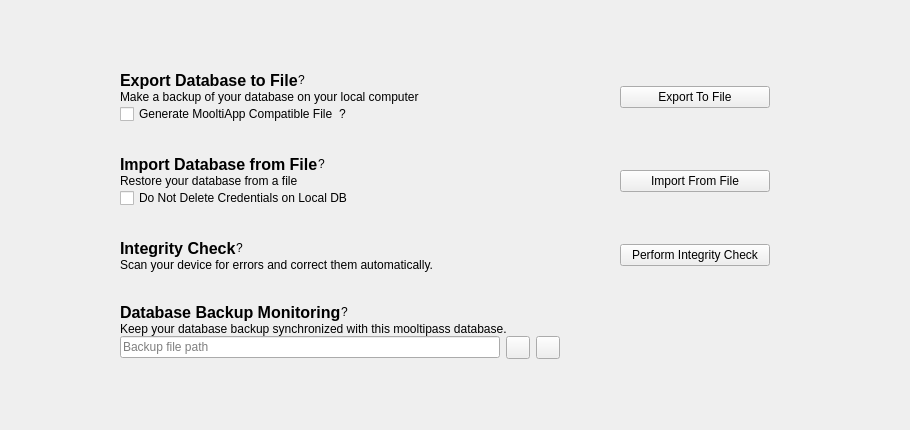
      <widget class="QWidget" name="pageSync">
       <layout class="QVBoxLayout" name="verticalLayout_5">
        <property name="spacing">
         <number>20</number>
        </property>
        <property name="leftMargin">
         <number>30</number>
        </property>
        <property name="topMargin">
         <number>30</number>
        </property>
        <property name="rightMargin">
         <number>50</number>
        </property>
        <item>
         <layout class="QHBoxLayout" name="horizontalLayout_40">
          <item>
           <spacer name="horizontalSpacer_39">
            <property name="orientation">
             <enum>Qt::Horizontal</enum>
            </property>
            <property name="sizeHint" stdset="0">
             <size>
              <width>40</width>
              <height>20</height>
             </size>
            </property>
           </spacer>
          </item>
          <item>
           <layout class="QVBoxLayout" name="verticalLayout_27">
            <item>
             <layout class="QGridLayout" name="gridLayout_2">
              <property name="sizeConstraint">
               <enum>QLayout::SetNoConstraint</enum>
              </property>
              <property name="leftMargin">
               <number>50</number>
              </property>
              <property name="topMargin">
               <number>40</number>
              </property>
              <property name="rightMargin">
               <number>50</number>
              </property>
              <property name="horizontalSpacing">
               <number>60</number>
              </property>
              <property name="verticalSpacing">
               <number>30</number>
              </property>
              <item row="3" column="0">
               <layout class="QVBoxLayout" name="verticalLayout_backupControls" stretch="0,0,0">
                <property name="sizeConstraint">
                 <enum>QLayout::SetDefaultConstraint</enum>
                </property>
                <item>
                 <layout class="QHBoxLayout" name="horizontalLayout_36">
                  <item>
                   <widget class="QLabel" name="label_backupControlsTitle">
                    <property name="sizePolicy">
                     <sizepolicy hsizetype="Preferred" vsizetype="Preferred">
                      <horstretch>0</horstretch>
                      <verstretch>0</verstretch>
                     </sizepolicy>
                    </property>
                    <property name="font">
                     <font>
                      <pointsize>12</pointsize>
                      <weight>75</weight>
                      <bold>true</bold>
                     </font>
                    </property>
                    <property name="text">
                     <string>Database Backup Monitoring</string>
                    </property>
                   </widget>
                  </item>
                  <item>
                   <widget class="QLabel" name="label_dbBackupMonitoringHelp">
                    <property name="sizePolicy">
                     <sizepolicy hsizetype="Maximum" vsizetype="Preferred">
                      <horstretch>0</horstretch>
                      <verstretch>0</verstretch>
                     </sizepolicy>
                    </property>
                    <property name="toolTip">
                     <string notr="true"/>
                    </property>
                    <property name="text">
                     <string notr="true">?</string>
                    </property>
                   </widget>
                  </item>
                  <item>
                   <spacer name="horizontalSpacer_35">
                    <property name="orientation">
                     <enum>Qt::Horizontal</enum>
                    </property>
                    <property name="sizeHint" stdset="0">
                     <size>
                      <width>40</width>
                      <height>20</height>
                     </size>
                    </property>
                   </spacer>
                  </item>
                 </layout>
                </item>
                <item>
                 <widget class="QLabel" name="label_backupControlsDescription">
                  <property name="sizePolicy">
                   <sizepolicy hsizetype="Expanding" vsizetype="Preferred">
                    <horstretch>0</horstretch>
                    <verstretch>0</verstretch>
                   </sizepolicy>
                  </property>
                  <property name="text">
                   <string>Keep your database backup synchronized with this mooltipass database.</string>
                  </property>
                  <property name="wordWrap">
                   <bool>true</bool>
                  </property>
                 </widget>
                </item>
                <item>
                 <layout class="QHBoxLayout" name="horizontalLayout_32">
                  <property name="spacing">
                   <number>6</number>
                  </property>
                  <item>
                   <widget class="QLineEdit" name="lineEdit_dbBackupFilePath">
                    <property name="sizePolicy">
                     <sizepolicy hsizetype="Expanding" vsizetype="Fixed">
                      <horstretch>0</horstretch>
                      <verstretch>0</verstretch>
                     </sizepolicy>
                    </property>
                    <property name="minimumSize">
                     <size>
                      <width>300</width>
                      <height>0</height>
                     </size>
                    </property>
                    <property name="readOnly">
                     <bool>true</bool>
                    </property>
                    <property name="placeholderText">
                     <string>Backup file path</string>
                    </property>
                   </widget>
                  </item>
                  <item>
                   <widget class="QToolButton" name="toolButton_clearBackupFilePath">
                    <property name="text">
                     <string/>
                    </property>
                   </widget>
                  </item>
                  <item>
                   <widget class="QToolButton" name="toolButton_setBackupFilePath">
                    <property name="text">
                     <string/>
                    </property>
                   </widget>
                  </item>
                 </layout>
                </item>
               </layout>
              </item>
              <item row="2" column="0">
               <layout class="QVBoxLayout" name="verticalLayout_18">
                <property name="sizeConstraint">
                 <enum>QLayout::SetNoConstraint</enum>
                </property>
                <item>
                 <layout class="QHBoxLayout" name="horizontalLayout_35">
                  <item>
                   <widget class="QLabel" name="label_27">
                    <property name="sizePolicy">
                     <sizepolicy hsizetype="Preferred" vsizetype="Preferred">
                      <horstretch>0</horstretch>
                      <verstretch>0</verstretch>
                     </sizepolicy>
                    </property>
                    <property name="minimumSize">
                     <size>
                      <width>0</width>
                      <height>0</height>
                     </size>
                    </property>
                    <property name="font">
                     <font>
                      <pointsize>12</pointsize>
                      <weight>75</weight>
                      <bold>true</bold>
                     </font>
                    </property>
                    <property name="text">
                     <string>Integrity Check</string>
                    </property>
                   </widget>
                  </item>
                  <item>
                   <widget class="QLabel" name="label_integrityCheckHelp">
                    <property name="sizePolicy">
                     <sizepolicy hsizetype="Maximum" vsizetype="Preferred">
                      <horstretch>0</horstretch>
                      <verstretch>0</verstretch>
                     </sizepolicy>
                    </property>
                    <property name="toolTip">
                     <string notr="true"/>
                    </property>
                    <property name="text">
                     <string notr="true">?</string>
                    </property>
                   </widget>
                  </item>
                  <item>
                   <spacer name="horizontalSpacer_19">
                    <property name="orientation">
                     <enum>Qt::Horizontal</enum>
                    </property>
                    <property name="sizeHint" stdset="0">
                     <size>
                      <width>40</width>
                      <height>20</height>
                     </size>
                    </property>
                   </spacer>
                  </item>
                 </layout>
                </item>
                <item>
                 <widget class="QLabel" name="label_29">
                  <property name="sizePolicy">
                   <sizepolicy hsizetype="Expanding" vsizetype="Preferred">
                    <horstretch>0</horstretch>
                    <verstretch>0</verstretch>
                   </sizepolicy>
                  </property>
                  <property name="minimumSize">
                   <size>
                    <width>300</width>
                    <height>0</height>
                   </size>
                  </property>
                  <property name="text">
                   <string>Scan your device for errors and correct them automatically.</string>
                  </property>
                  <property name="wordWrap">
                   <bool>true</bool>
                  </property>
                 </widget>
                </item>
               </layout>
              </item>
              <item row="2" column="1">
               <widget class="QPushButton" name="pushButtonIntegrity">
                <property name="sizePolicy">
                 <sizepolicy hsizetype="Preferred" vsizetype="Fixed">
                  <horstretch>0</horstretch>
                  <verstretch>0</verstretch>
                 </sizepolicy>
                </property>
                <property name="minimumSize">
                 <size>
                  <width>150</width>
                  <height>0</height>
                 </size>
                </property>
                <property name="maximumSize">
                 <size>
                  <width>200</width>
                  <height>16777215</height>
                 </size>
                </property>
                <property name="text">
                 <string>Perform Integrity Check</string>
                </property>
               </widget>
              </item>
              <item row="0" column="0">
               <layout class="QVBoxLayout" name="verticalLayout_4">
                <property name="sizeConstraint">
                 <enum>QLayout::SetNoConstraint</enum>
                </property>
                <item>
                 <layout class="QHBoxLayout" name="horizontalLayout_12">
                  <item>
                   <widget class="QLabel" name="label_13">
                    <property name="sizePolicy">
                     <sizepolicy hsizetype="Preferred" vsizetype="Preferred">
                      <horstretch>0</horstretch>
                      <verstretch>0</verstretch>
                     </sizepolicy>
                    </property>
                    <property name="minimumSize">
                     <size>
                      <width>0</width>
                      <height>0</height>
                     </size>
                    </property>
                    <property name="font">
                     <font>
                      <pointsize>12</pointsize>
                      <weight>75</weight>
                      <bold>true</bold>
                     </font>
                    </property>
                    <property name="text">
                     <string>Export Database to File</string>
                    </property>
                   </widget>
                  </item>
                  <item>
                   <widget class="QLabel" name="label_exportDBHelp">
                    <property name="sizePolicy">
                     <sizepolicy hsizetype="Maximum" vsizetype="Preferred">
                      <horstretch>0</horstretch>
                      <verstretch>0</verstretch>
                     </sizepolicy>
                    </property>
                    <property name="text">
                     <string notr="true">?</string>
                    </property>
                   </widget>
                  </item>
                  <item>
                   <spacer name="horizontalSpacer_3">
                    <property name="orientation">
                     <enum>Qt::Horizontal</enum>
                    </property>
                    <property name="sizeHint" stdset="0">
                     <size>
                      <width>40</width>
                      <height>20</height>
                     </size>
                    </property>
                   </spacer>
                  </item>
                 </layout>
                </item>
                <item>
                 <widget class="QLabel" name="label_14">
                  <property name="sizePolicy">
                   <sizepolicy hsizetype="Expanding" vsizetype="Preferred">
                    <horstretch>0</horstretch>
                    <verstretch>0</verstretch>
                   </sizepolicy>
                  </property>
                  <property name="minimumSize">
                   <size>
                    <width>300</width>
                    <height>0</height>
                   </size>
                  </property>
                  <property name="text">
                   <string>Make a backup of your database on your local computer</string>
                  </property>
                  <property name="wordWrap">
                   <bool>true</bool>
                  </property>
                 </widget>
                </item>
                <item>
                 <layout class="QHBoxLayout" name="horizontalLayout_37">
                  <item>
                   <widget class="QCheckBox" name="checkBoxExport">
                    <property name="text">
                     <string>Generate MooltiApp Compatible File</string>
                    </property>
                   </widget>
                  </item>
                  <item>
                   <widget class="QLabel" name="label_MooltiAppHelp">
                    <property name="toolTip">
                     <string notr="true"/>
                    </property>
                    <property name="text">
                     <string notr="true">?</string>
                    </property>
                   </widget>
                  </item>
                  <item>
                   <spacer name="horizontalSpacer_36">
                    <property name="orientation">
                     <enum>Qt::Horizontal</enum>
                    </property>
                    <property name="sizeHint" stdset="0">
                     <size>
                      <width>40</width>
                      <height>20</height>
                     </size>
                    </property>
                   </spacer>
                  </item>
                 </layout>
                </item>
               </layout>
              </item>
              <item row="0" column="1">
               <widget class="QPushButton" name="pushButtonExportFile">
                <property name="sizePolicy">
                 <sizepolicy hsizetype="Preferred" vsizetype="Fixed">
                  <horstretch>0</horstretch>
                  <verstretch>0</verstretch>
                 </sizepolicy>
                </property>
                <property name="minimumSize">
                 <size>
                  <width>150</width>
                  <height>0</height>
                 </size>
                </property>
                <property name="maximumSize">
                 <size>
                  <width>200</width>
                  <height>16777215</height>
                 </size>
                </property>
                <property name="text">
                 <string>Export To File</string>
                </property>
               </widget>
              </item>
              <item row="1" column="0">
               <layout class="QVBoxLayout" name="verticalLayout_22">
                <property name="sizeConstraint">
                 <enum>QLayout::SetNoConstraint</enum>
                </property>
                <item>
                 <layout class="QHBoxLayout" name="horizontalLayout_34">
                  <item>
                   <widget class="QLabel" name="label_24">
                    <property name="sizePolicy">
                     <sizepolicy hsizetype="Preferred" vsizetype="Preferred">
                      <horstretch>0</horstretch>
                      <verstretch>0</verstretch>
                     </sizepolicy>
                    </property>
                    <property name="minimumSize">
                     <size>
                      <width>0</width>
                      <height>0</height>
                     </size>
                    </property>
                    <property name="font">
                     <font>
                      <pointsize>12</pointsize>
                      <weight>75</weight>
                      <bold>true</bold>
                     </font>
                    </property>
                    <property name="text">
                     <string>Import Database from File</string>
                    </property>
                   </widget>
                  </item>
                  <item>
                   <widget class="QLabel" name="label_importDBHelp">
                    <property name="sizePolicy">
                     <sizepolicy hsizetype="Maximum" vsizetype="Preferred">
                      <horstretch>0</horstretch>
                      <verstretch>0</verstretch>
                     </sizepolicy>
                    </property>
                    <property name="toolTip">
                     <string notr="true"/>
                    </property>
                    <property name="text">
                     <string notr="true">?</string>
                    </property>
                   </widget>
                  </item>
                  <item>
                   <spacer name="horizontalSpacer_4">
                    <property name="orientation">
                     <enum>Qt::Horizontal</enum>
                    </property>
                    <property name="sizeHint" stdset="0">
                     <size>
                      <width>40</width>
                      <height>20</height>
                     </size>
                    </property>
                   </spacer>
                  </item>
                 </layout>
                </item>
                <item>
                 <widget class="QLabel" name="label_25">
                  <property name="sizePolicy">
                   <sizepolicy hsizetype="Expanding" vsizetype="Preferred">
                    <horstretch>0</horstretch>
                    <verstretch>0</verstretch>
                   </sizepolicy>
                  </property>
                  <property name="minimumSize">
                   <size>
                    <width>300</width>
                    <height>0</height>
                   </size>
                  </property>
                  <property name="text">
                   <string>Restore your database from a file</string>
                  </property>
                  <property name="wordWrap">
                   <bool>true</bool>
                  </property>
                 </widget>
                </item>
                <item>
                 <widget class="QCheckBox" name="checkBoxImport">
                  <property name="sizePolicy">
                   <sizepolicy hsizetype="Expanding" vsizetype="Fixed">
                    <horstretch>0</horstretch>
                    <verstretch>0</verstretch>
                   </sizepolicy>
                  </property>
                  <property name="text">
                   <string>Do Not Delete Credentials on Local DB</string>
                  </property>
                 </widget>
                </item>
               </layout>
              </item>
              <item row="1" column="1">
               <widget class="QPushButton" name="pushButtonImportFile">
                <property name="sizePolicy">
                 <sizepolicy hsizetype="Preferred" vsizetype="Fixed">
                  <horstretch>0</horstretch>
                  <verstretch>0</verstretch>
                 </sizepolicy>
                </property>
                <property name="minimumSize">
                 <size>
                  <width>150</width>
                  <height>0</height>
                 </size>
                </property>
                <property name="maximumSize">
                 <size>
                  <width>200</width>
                  <height>16777215</height>
                 </size>
                </property>
                <property name="text">
                 <string>Import From File</string>
                </property>
               </widget>
              </item>
             </layout>
            </item>
            <item>
             <spacer name="horizontalSpacer_42">
              <property name="orientation">
               <enum>Qt::Horizontal</enum>
              </property>
              <property name="sizeType">
               <enum>QSizePolicy::Minimum</enum>
              </property>
              <property name="sizeHint" stdset="0">
               <size>
                <width>750</width>
                <height>20</height>
               </size>
              </property>
             </spacer>
            </item>
           </layout>
          </item>
          <item>
           <spacer name="horizontalSpacer_40">
            <property name="orientation">
             <enum>Qt::Horizontal</enum>
            </property>
            <property name="sizeHint" stdset="0">
             <size>
              <width>40</width>
              <height>20</height>
             </size>
            </property>
           </spacer>
          </item>
         </layout>
        </item>
        <item>
         <spacer name="verticalSpacer_4">
          <property name="orientation">
           <enum>Qt::Vertical</enum>
          </property>
          <property name="sizeHint" stdset="0">
           <size>
            <width>20</width>
            <height>40</height>
           </size>
          </property>
         </spacer>
        </item>
       </layout>
      </widget>
